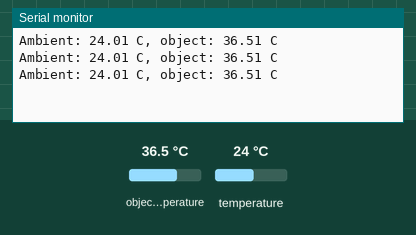
This sketch was run on a simulated Arduino Uno, built with avr-gcc and run on an emulated ATmega328P. Parts: the last lines printed to the serial monitor. Inputs (shaded band) come from the test bench; at power-on: object temperature 36.5 °C, temperature 24 °C.

Above: at 1.3 s.
1.4 s: object temperature set to 20 °C
At 1.9 s:
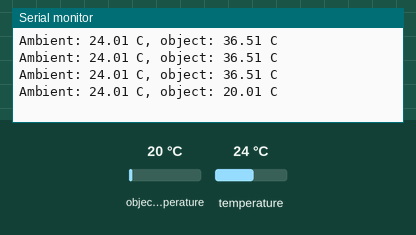
2.9 s: temperature set to 12 °C
At 3.4 s:
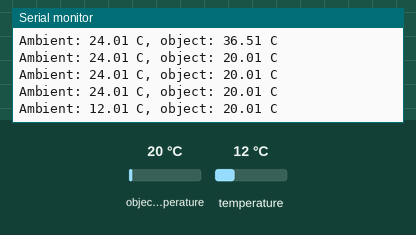
4.4 s: object temperature set to 26 °C
At 4.9 s:
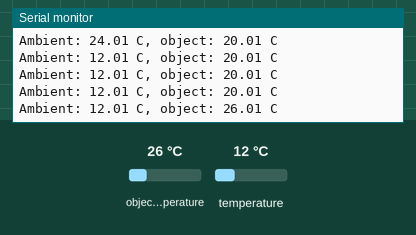
Timing chart, 0 to 7.4 s (numbered marks = the images above; inputs shaded):
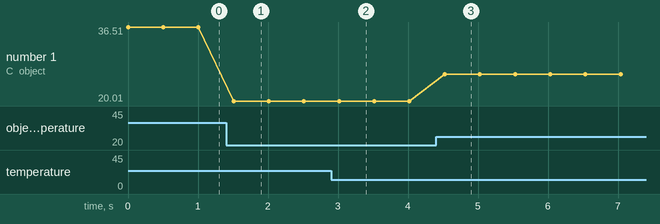

The sketch:

mlx90614.ino
```cpp
#include <Adafruit_MLX90614.h>

Adafruit_MLX90614 mlx = Adafruit_MLX90614();

void setup() {
  Serial.begin(115200);
  if (!mlx.begin()) {
    Serial.println("MLX90614 not found - check SDA/SCL");
    while (true) delay(10);
  }
}

void loop() {
  Serial.print("Ambient: ");
  Serial.print(mlx.readAmbientTempC());
  Serial.print(" C, object: ");
  Serial.print(mlx.readObjectTempC());
  Serial.println(" C");
  delay(500);
}
```

Measured:
- after the input at 1.4 s, the serial monitor: prints a new line after 0.11 s (image 1)
- after the input at 2.9 s, the serial monitor: prints a new line after 0.12 s (image 2)
- after the input at 4.4 s, the serial monitor: prints a new line after 0.12 s (image 3)
- plotted number 1: 36.51 → 20.01 after the input at 1.4 s, 20.01 → 26.01 after the input at 4.4 s
